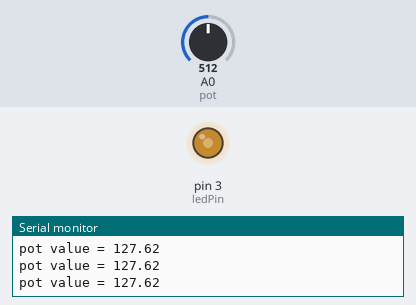
Bench run of a sketch on a simulated Arduino Uno, built with avr-gcc and run on an emulated ATmega328P. Parts: output pins drawn as LEDs (lit = HIGH), the last lines printed to the serial monitor. The inputs (shaded band) are chosen by the test bench; at power-on: A0 (pot) = 512.

Above: at 1.2 s.
1.3 s: A0 (pot) set to 416
At 2.1 s:
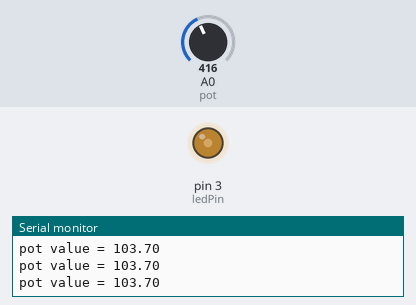
2.8 s: A0 (pot) set to 389
At 3.1 s:
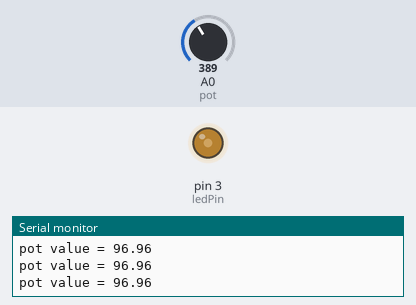
5.8 s: A0 (pot) set to 45
At 6.7 s:
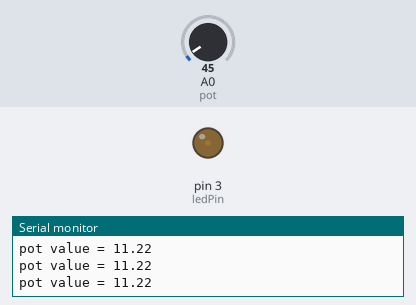
7.3 s: A0 (pot) set to 38
At 7.9 s:
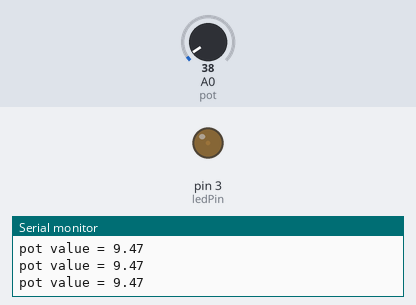
10.3 s: A0 (pot) set to 0
At 11.2 s:
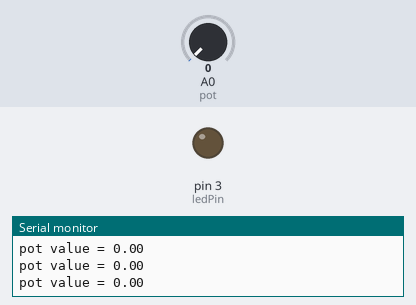
11.8 s: A0 (pot) set to 511
At 12.3 s:
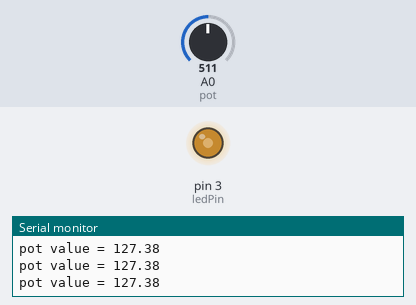
Timing chart, 0 to 14.3 s (numbered marks = the images above; inputs shaded):
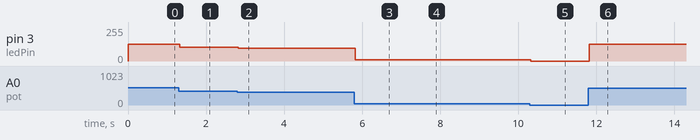

The sketch:

Arduino-Dimmable-LED.ino
```cpp
// dimmable led project
int readvalue;
int pot=A0;
float voltage;
int dl =500;
int ledPin = 3;
void setup() {
  // put your setup code here, to run onc
  pinMode(A0, INPUT);
  pinMode(ledPin, OUTPUT);
  Serial.begin(9600);
}

void loop() {
  // put your main code here, to run repeatedly:
  readvalue= analogRead(pot);
  voltage = (255./1023.)*readvalue;
  Serial.print("pot value = ");
  Serial.println(voltage);
  analogWrite(ledPin, voltage);


}
```

Measured:
- after the input at 1.3 s, pin 3 (ledPin): 127/255 → 103/255 at once
- after the input at 2.8 s, pin 3 (ledPin): 103/255 → 96/255 at once
- after the input at 5.8 s, pin 3 (ledPin): 96/255 → 11/255 at once
- after the input at 7.3 s, pin 3 (ledPin): 11/255 → 9/255 at once
- after the input at 10.3 s, pin 3 (ledPin): 9/255 → 0/255 at once
- after the input at 11.8 s, pin 3 (ledPin): 0/255 → 127/255 at once
